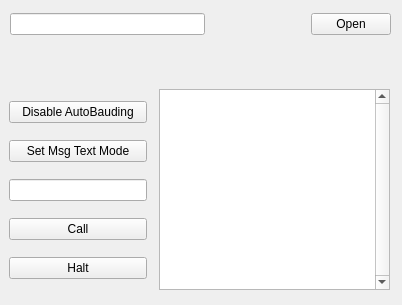
<?xml version="1.0" encoding="UTF-8"?>
<ui version="4.0">
 <class>GSMConfigurationUtility</class>
 <widget class="QWidget" name="GSMConfigurationUtility">
  <property name="geometry">
   <rect>
    <x>0</x>
    <y>0</y>
    <width>402</width>
    <height>305</height>
   </rect>
  </property>
  <property name="windowTitle">
   <string>GSM Configuration Utility</string>
  </property>
  <widget class="QWidget" name="horizontalLayoutWidget">
   <property name="geometry">
    <rect>
     <x>10</x>
     <y>9</y>
     <width>381</width>
     <height>31</height>
    </rect>
   </property>
   <layout class="QHBoxLayout" name="horizontalLayout">
    <item>
     <widget class="QLineEdit" name="ComPort">
      <property name="toolTip">
       <string>&lt;html&gt;&lt;head/&gt;&lt;body&gt;&lt;p&gt;Enter Serial port Name&lt;/p&gt;&lt;p&gt;eg: /dev/ttyUSB0&lt;/p&gt;&lt;/body&gt;&lt;/html&gt;</string>
      </property>
     </widget>
    </item>
    <item>
     <spacer name="horizontalSpacer">
      <property name="orientation">
       <enum>Qt::Horizontal</enum>
      </property>
      <property name="sizeType">
       <enum>QSizePolicy::Preferred</enum>
      </property>
      <property name="sizeHint" stdset="0">
       <size>
        <width>100</width>
        <height>20</height>
       </size>
      </property>
     </spacer>
    </item>
    <item>
     <widget class="QPushButton" name="B_Open">
      <property name="toolTip">
       <string>&lt;html&gt;&lt;head/&gt;&lt;body&gt;&lt;p&gt;Open Comport&lt;/p&gt;&lt;/body&gt;&lt;/html&gt;</string>
      </property>
      <property name="text">
       <string>Open</string>
      </property>
      <property name="checkable">
       <bool>false</bool>
      </property>
      <property name="autoDefault">
       <bool>false</bool>
      </property>
      <property name="default">
       <bool>false</bool>
      </property>
      <property name="flat">
       <bool>false</bool>
      </property>
     </widget>
    </item>
   </layout>
  </widget>
  <widget class="QWidget" name="verticalLayoutWidget">
   <property name="geometry">
    <rect>
     <x>9</x>
     <y>90</y>
     <width>138</width>
     <height>201</height>
    </rect>
   </property>
   <layout class="QVBoxLayout" name="verticalLayout">
    <item>
     <widget class="QPushButton" name="B_DisableAutoBaud">
      <property name="toolTip">
       <string>&lt;html&gt;&lt;head/&gt;&lt;body&gt;&lt;p&gt;Disable Autobauding&lt;/p&gt;&lt;/body&gt;&lt;/html&gt;</string>
      </property>
      <property name="text">
       <string>Disable AutoBauding</string>
      </property>
     </widget>
    </item>
    <item>
     <widget class="QPushButton" name="B_MsgFormat">
      <property name="toolTip">
       <string>&lt;html&gt;&lt;head/&gt;&lt;body&gt;&lt;p&gt;Set Text Message format&lt;/p&gt;&lt;/body&gt;&lt;/html&gt;</string>
      </property>
      <property name="text">
       <string>Set Msg Text Mode</string>
      </property>
     </widget>
    </item>
    <item>
     <widget class="QLineEdit" name="PhNumber">
      <property name="toolTip">
       <string>&lt;html&gt;&lt;head/&gt;&lt;body&gt;&lt;p&gt;Type Phone number&lt;/p&gt;&lt;p&gt;eg: 8129025513&lt;/p&gt;&lt;/body&gt;&lt;/html&gt;</string>
      </property>
     </widget>
    </item>
    <item>
     <widget class="QPushButton" name="B_Call">
      <property name="toolTip">
       <string>&lt;html&gt;&lt;head/&gt;&lt;body&gt;&lt;p&gt;Call specific number above&lt;/p&gt;&lt;/body&gt;&lt;/html&gt;</string>
      </property>
      <property name="text">
       <string>Call</string>
      </property>
     </widget>
    </item>
    <item>
     <widget class="QPushButton" name="B_halt">
      <property name="toolTip">
       <string>&lt;html&gt;&lt;head/&gt;&lt;body&gt;&lt;p&gt;End the call&lt;/p&gt;&lt;/body&gt;&lt;/html&gt;</string>
      </property>
      <property name="text">
       <string>Halt</string>
      </property>
     </widget>
    </item>
   </layout>
  </widget>
  <widget class="QWidget" name="horizontalLayoutWidget_2">
   <property name="geometry">
    <rect>
     <x>159</x>
     <y>89</y>
     <width>231</width>
     <height>201</height>
    </rect>
   </property>
   <layout class="QHBoxLayout" name="horizontalLayout_2">
    <item>
     <widget class="QTextEdit" name="textLog">
      <property name="toolTip">
       <string>&lt;html&gt;&lt;head/&gt;&lt;body&gt;&lt;p&gt;Logger&lt;/p&gt;&lt;/body&gt;&lt;/html&gt;</string>
      </property>
      <property name="lineWidth">
       <number>5</number>
      </property>
      <property name="verticalScrollBarPolicy">
       <enum>Qt::ScrollBarAlwaysOn</enum>
      </property>
      <property name="horizontalScrollBarPolicy">
       <enum>Qt::ScrollBarAlwaysOff</enum>
      </property>
      <property name="readOnly">
       <bool>true</bool>
      </property>
     </widget>
    </item>
   </layout>
  </widget>
 </widget>
 <tabstops>
  <tabstop>ComPort</tabstop>
  <tabstop>B_Open</tabstop>
  <tabstop>B_DisableAutoBaud</tabstop>
  <tabstop>B_MsgFormat</tabstop>
  <tabstop>PhNumber</tabstop>
  <tabstop>B_halt</tabstop>
  <tabstop>textLog</tabstop>
  <tabstop>B_Call</tabstop>
 </tabstops>
 <resources/>
 <connections>
  <connection>
   <sender>ComPort</sender>
   <signal>returnPressed()</signal>
   <receiver>B_Open</receiver>
   <slot>animateClick()</slot>
   <hints>
    <hint type="sourcelabel">
     <x>166</x>
     <y>47</y>
    </hint>
    <hint type="destinationlabel">
     <x>333</x>
     <y>44</y>
    </hint>
   </hints>
  </connection>
  <connection>
   <sender>PhNumber</sender>
   <signal>returnPressed()</signal>
   <receiver>B_Call</receiver>
   <slot>animateClick()</slot>
   <hints>
    <hint type="sourcelabel">
     <x>75</x>
     <y>190</y>
    </hint>
    <hint type="destinationlabel">
     <x>76</x>
     <y>226</y>
    </hint>
   </hints>
  </connection>
 </connections>
</ui>
